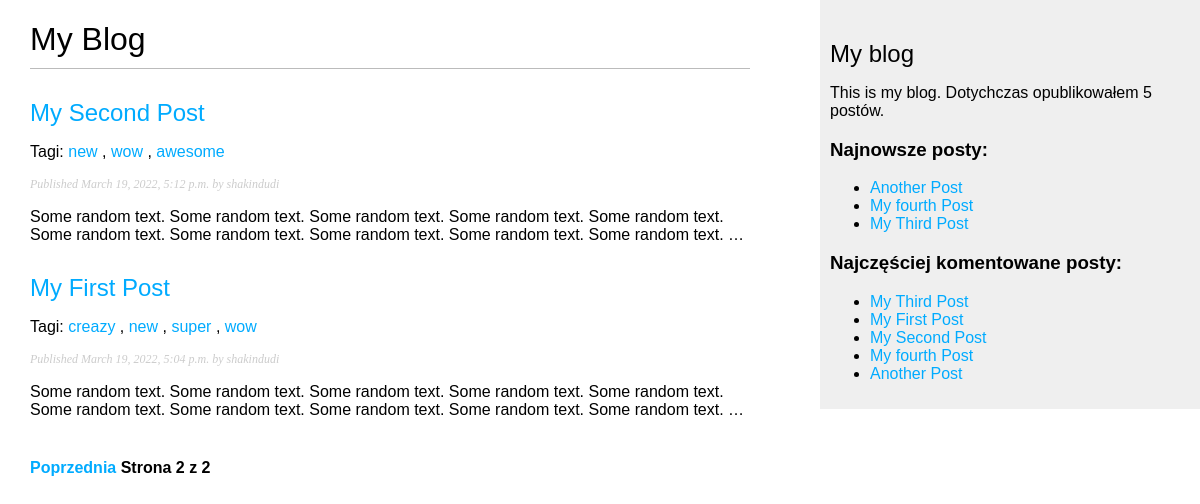
Screenshot of /blog/?page=2 with the database file from the repository.
### blog/models.py (models this page shows, shortened)
class Post(models.Model):
    STATUS_CHOICES = (
        ('draft', 'Draft'),
        ('published', 'Published'),
    )
    title = models.CharField(max_length=250)
    slug = models.SlugField(max_length=250,
                            unique_for_date='publish')
    author = models.ForeignKey(User,
                              on_delete=models.CASCADE,
                              related_name='blog_posts')
    body = models.TextField()
    publish = models.DateTimeField(default=timezone.now)
    created = models.DateTimeField(auto_now_add=True)
    updated = models.DateTimeField(auto_now=True)
    status = models.CharField(max_length=10,
                              choices=STATUS_CHOICES,
                              default='draft')
    tags = TaggableManager()
    objects = models.Manager() # The default manager.
    published = PublishedManager() # Our custom manager.
    class Meta:
        ordering = ('-publish',)
    def get_absolute_url(self):
        return reverse('blog:post_detail',
                       args=[self.publish.year,
                             self.publish.month,
                             self.publish.day, self.slug])

### blog/views.py (the view)
# urls.py: path('', views.post_list, name='post_list'),
def post_list(request, tag_slug=None):
    object_list = Post.published.all()
    tag = None
    if tag_slug:
        tag = get_object_or_404(Tag, slug=tag_slug)
        object_list = object_list.filter(tags__in=[tag])
    paginator = Paginator(object_list, 3) #Trzy posty na każdej stronie
    page = request.GET.get('page')
    try:
        posts = paginator.page(page)
    except PageNotAnInteger:
        posts = paginator.page(1)
    except EmptyPage:
        posts = paginator.page(paginator.num_pages)
    return render(request, 'blog/post/list.html', {
        'page': page,
        'posts': posts,
        'tag': tag})

### blog/models.py (called while the page is built)
    def get_queryset(self):
        return super(PublishedManager, self).get_queryset().filter(status='published')

### blog/templatetags/blog_tags.py (called while the page is built)
@register.filter(name='markdown')
def markdown_format(text):
    return mark_safe(markdown.markdown(text))

@register.simple_tag
def get_most_commented_posts(count=5):
    return Post.published.annotate(total_comments=Count('comments')).order_by('-total_comments')[:count]

@register.simple_tag
def total_posts():
    return Post.published.count()

@register.inclusion_tag('blog/post/latest_posts.html')
def show_latest_posts(count=3):
    latest_posts = Post.published.order_by('-publish')[:count]
    return {'latest_posts': latest_posts}

### blog/templates/blog/post/list.html (shortened to what this page needs)
{% extends "blog/base.html" %}
{% load blog_tags %}
{% block content %}
  <h1>My Blog</h1>
  {% for post in posts %}
    <h2>
      <a href="{{ post.get_absolute_url }}">
        {{ post.title }}
      </a>
    </h2>
    <p class="tags">
      Tagi:
      {% for tag in post.tags.all %}
        <a href="{% url "blog:post_list_by_tag" tag.slug %}">
          {{ tag.name }}
        </a>
        {% if not forloop.last %}, {% endif %}
      {% endfor %}
    </p>
    <p class="date">
      Published {{ post.publish }} by {{ post.author }}
    </p>
    {{ post.body|markdown|truncatewords_html:30}}
  {% endfor %}
  {% include "pagination.html" with page=posts %}
{% endblock %}

### blog/templates/blog/base.html (shortened to what this page needs)
{% load blog_tags %}
{% load static %}
<!DOCTYPE html>
<html>
<head>
  <link href="{% static "css/blog.css" %}" rel="stylesheet">
</head>
<body>
  <div id="content">
    {% block content %}
    {% endblock %}
  </div>
  <div id="sidebar">
    <h2>My blog</h2>
    <p>This is my blog. Dotychczas opublikowałem {% total_posts %} postów. </p>
    <h3>Najnowsze posty:</h3>
    {% show_latest_posts 3 %}
    <h3>Najczęściej komentowane posty:</h3>
    {% get_most_commented_posts as most_commented_posts %}
    <ul>
      {% for post in most_commented_posts %}
        <li>
          <a href="{{ post.get_absolute_url }}">{{ post.title }}</a>
        </li>
      {% endfor %}
    </ul>
  </div>
</body>
</html>

### blog/templates/blog/post/latest_posts.html
<ul>
    {% for post in latest_posts %}
        <li>
            <a href="{{ post.get_absolute.url }}">{{ post.title }}</a>
        </li>
    {% endfor %}
</ul>

### blog/static/css/blog.css (style rules this page uses)
body { margin:0; padding:0; font-family:helvetica, sans-serif; }
a { color:#00abff; text-decoration:none; }
h1 { font-weight:normal; border-bottom:1px solid #bbb; padding:0 0 10px 0; }
h2 { font-weight:normal; margin:30px 0 0; }
#content { float:left; width:60%; padding:0 0 0 30px; }
#sidebar { float:right; width:30%; padding:10px; background:#efefef; height:100%; }
p.date { color:#ccc; font-family: georgia, serif; font-size: 12px; font-style: italic; }

### rows the page displays
Post: title "My Second Post", publish "March 19, 2022, 5:12 p.m.", author "shakindudi", body "Some random text. Some random text. Some random text. Some random text. Some random text. Some random text. Some random text. Some random text. Some random text. Some random text. …"
Tag: name "new"
Tag: name "wow"
Tag: name "awesome"
Post: title "My First Post", publish "March 19, 2022, 5:04 p.m.", author "shakindudi", body "Some random text. Some random text. Some random text. Some random text. Some random text. Some random text. Some random text. Some random text. Some random text. Some random text. …"
Tag: name "creazy"
Tag: name "super"
Post: title "Another Post"
Post: title "My fourth Post"
Post: title "My Third Post"

### other values shown
{{ page.number }} "2"
{{ page.paginator.num_pages }} "2"
